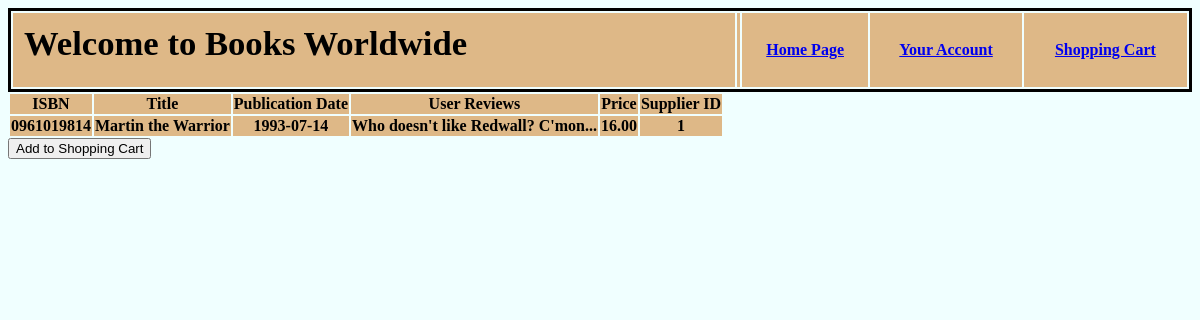
The app's page /bookpage.php?title=Martin the Warrior with its own data.
### tables this page shows
CREATE TABLE Books(
    ISBN varchar(255) not null,
    Title varchar(255) not null,
    PublicationDate date,
    UserReviews varchar(255),
    Price decimal(10,2) not null, 
    SupplierID int not null,
    Primary Key(ISBN),
    Foreign Key(SupplierID) 
	references Supplier(SupplierID)
	on delete cascade
);

### bookpage.php (the view, shortened to what this page needs)
<html>
	<head>
        <link rel="stylesheet" href="mainstyle.css">
    </head>
    <body>
    <table class="thetable">
            <tr>
            <th><h1>Welcome to Books Worldwide</h1></th>
            <th>
            </th>
            <th><p><a href="mainpage.php">Home Page</a> </p></th>
            <th><p><a href="cPage.php">Your Account</a> </p></th>
            <th><p><a href="shoppingCart.php">Shopping Cart</a> </p></th>
            </tr>
        </table>
    <?php
    include("connectiondb.php");
    if(mysqli_connect_error()){
        die('Connect Error('.mysqli_connect_error().')'.mysqli_connect_error());
    }else{
        echo "<table>";
        echo "<tr>";
            echo "<th> ISBN </th>";
            echo "<th> Title </th>";
            echo "<th> Publication Date </th>";
            echo "<th> User Reviews </th>";
            echo "<th> Price </th>";
            echo "<th> Supplier ID </th>";
        echo "</tr>";
        if(isset($_GET['title']))
        {
        $itemName = $_GET['title'];
        $query = mysqli_query($conn, "SELECT * FROM books WHERE Title='$itemName'");
        if(mysqli_num_rows($query) != 0)
        {
        while($row = mysqli_fetch_array($query))
        {
            echo "<tr>";
            echo "<th>";
            echo $row['ISBN'];
            echo "</th>";
            echo "<th>";
            echo $row['Title'];
            echo "</th>";
            echo "<th>";
            echo $row['PublicationDate'];
            echo "</th>";
            echo "<th>";
            echo $row['UserReviews'];
            echo "</th>";
            echo "<th>";
            echo $row['Price'];
            echo "</th>";
            echo "<th>";
            echo $row['SupplierID'];
            echo "</th>";
        echo "</tr> </table>";
        }
        }
    }
}
    ?>
    <form method="POST" >
            <div class="input-group">
		        <button type="submit" class="btn" name="cart" > Add to Shopping Cart </button>
	        </div>
    </form>
</html>

### mainstyle.css (style rules this page uses)
h1 { text-align: left; font-size: 26pt; padding-left: 10px; padding-top: 10px; }
.thetable { border-style: solid; border-color: black; width: 100%; text-align: center; }
tr { background-color: burlywood; }
body { background-color: azure; font-family: 'Times New Roman', Times, serif; }

### records on screen
books: ISBN "0961019814", Title "Martin the Warrior", PublicationDate "1993-07-14", UserReviews "Who doesn't like Redwall? C'mon...", Price "16.00", SupplierID "1"
